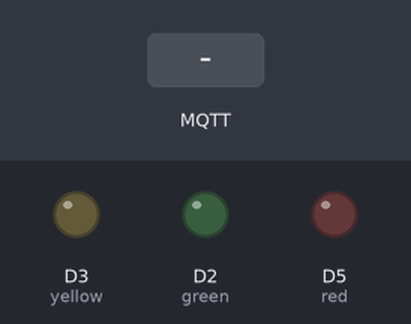
Recording of a sketch running on a simulated ESP8266 (Wemos D1 mini). On the bench: output pins drawn as LEDs (lit = HIGH). The test bench sets the inputs (shaded band). WiFi joins after 1.5 s; servers stay silent unless stated; no MQTT or app messages arrive unless stated; what the sketch prints to the serial monitor is not drawn.

Above: at 2.8 s.
2.9 s: MQTT message "test/magnet" arrives on the first subscribed topic
4.4 s: MQTT message "0" arrives on the first subscribed topic
5.9 s: MQTT message "on" arrives on the first subscribed topic
7.4 s: MQTT message "1" arrives on the second subscribed topic
At 8.2 s:
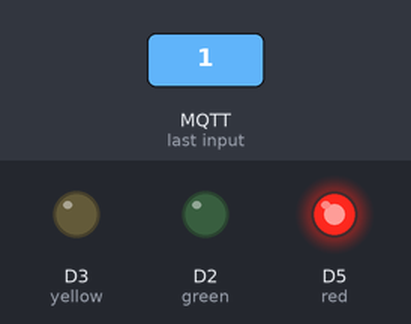
8.9 s: MQTT message "2" arrives on the second subscribed topic
At 10.0 s:
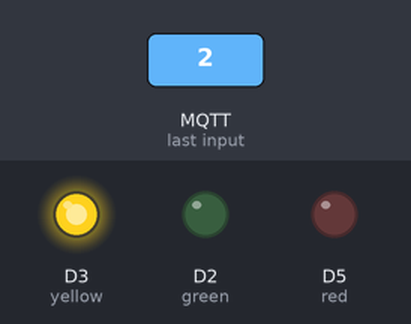
10.4 s: MQTT message "3" arrives on the second subscribed topic
At 11.6 s:
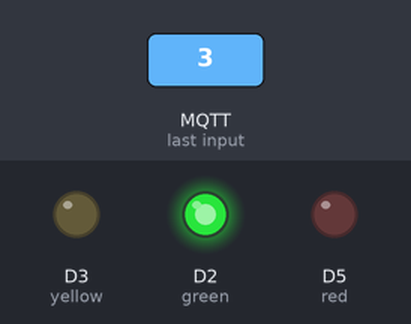
Timing chart, 0 to 12.9 s (numbered marks = the images above; inputs shaded):
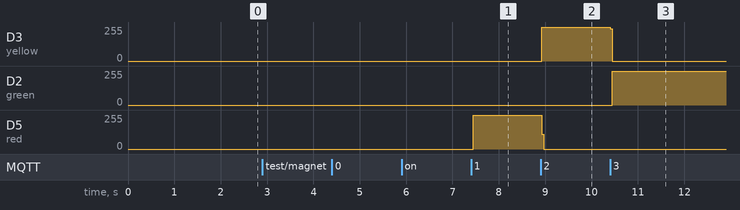

Measured:
- after the input at 7.4 s, D5 (red): 0/255 → 252/255 after 0.05 s
- after the input at 8.9 s, D3 (yellow): 0/255 → 253/255 at once; D5 (red): 252/255 → 0/255 at once
- after the input at 10.4 s, D3 (yellow): 253/255 → 0/255 at once; D2 (green): 0/255 → 254/255 after 0.05 s

The sketch:

LEDside.ino
```cpp
// the setup function runs once when you press reset or power the board

#include <ESP8266WiFi.h>
#include <WiFiClient.h>
#include <PubSubClient.h> //allows to connect to MQTT broker

// Set global vars.

bool statefive = 0;                       // Use this to 'flash' lights if state is 5 (too close).  It flips each time the function is called to turn lights off or on.
const char* ssid = "IOTCC";               // WiFi Name
const char* password = "IOTCC515";        // WiFi Password
const char* mqtt_server = "192.168.3.1";  // Raspberry Pi's (MQTT Broker) IP
const int mqttPort = 1883;                // default port
char magnet_status;                       // Variable to hold whether door is closed or open?
int state;                                // Store state (from ESPSensor)

// WiFi and MQQT Declarations
WiFiClient espClient;
PubSubClient client(espClient);

// Initialize light connections
int red = D5;     //Red
int yellow = D3;  //Yellow
int green = D2;   //Green


void callback(char* topic, byte* payload, unsigned int length) { // Called for MQQT messages on subscribed topics
  if (strcmp(topic,"test/magnet")==0)           // had to do strcmp because it's C++ :/
  {
    Serial.print("Message arrived in topic: "); // Which channel
    Serial.println(topic);
    Serial.print("Message:"); //prints the message from the channel
    magnet_status = (char) payload[0];  // Converts byte to char
    Serial.print(String(magnet_status)); // Debug print
    Serial.println();
    Serial.println("-----------------------"); //Seperates the messages
  }

  if (strcmp(topic,"test/status")==0)
  {
    Serial.print("Message arrived in topic: "); //Which channel
    Serial.println(topic);
    Serial.print("Message:"); //prints the message from the channel
    payload[length] = '\0'; // Make payload a string by NULL terminating it.
    state = atoi((char *)payload); // See https://forum.arduino.cc/index.php?topic=527341.msg3596866#msg3596866
    Serial.print(String(state));
    Serial.println();
    Serial.println("-----------------------"); //Seperates the messages
  }

}

void dostuff(int state){
  // state is red
  if (state == 1)
  {
  digitalWrite(red, LOW);
  digitalWrite(yellow, LOW);
  digitalWrite(green, LOW);
  digitalWrite(red, HIGH);   // turn the LED on (HIGH is the voltage level)
  }

  //state is yellow
  if (state == 2)
  {
  digitalWrite(red, LOW);
  digitalWrite(yellow, LOW);
  digitalWrite(green, LOW);
  digitalWrite(yellow, HIGH);
  }

  //state is green
  if (state == 3)
  {
  digitalWrite(red, LOW);
  digitalWrite(yellow, LOW);
  digitalWrite(green, LOW);
  digitalWrite(green,HIGH);
  }

  //state is off
  if (state == 0)
  {
  //// turn the LEDs off by making the voltage LOW
  digitalWrite(red, LOW);
  digitalWrite(yellow, LOW);
  digitalWrite(green, LOW);
  }

  if (state == 4) //Traffic Light Cycle
  {
      //Red
      digitalWrite(red, HIGH);     // red on
      delay(1000);                //wait
      digitalWrite(red, LOW);     //red off

      //Yellow
      digitalWrite(yellow, HIGH); //yellow on
      delay(1000);
      digitalWrite(yellow, LOW);  //yellow off

      //Green
      digitalWrite(green,HIGH);   //green on
      delay(1000);
      digitalWrite(green, LOW);
  }
    if (state ==5) //Traffic Light Backup
  {
      if (statefive==1){
          digitalWrite(red, HIGH);
          digitalWrite(yellow, HIGH);
          digitalWrite(green, HIGH);
          statefive=0;
          Serial.println("ON");
        } else if (statefive==0)
        {
          digitalWrite(red, LOW);
          digitalWrite(yellow, LOW);
          digitalWrite(green, LOW);
          statefive=1;
          Serial.println("OFF");
        }delay(200);
      }

  //Serial.print("Works");
}

void setup() {
  //Wifi stuff
  Serial.begin(115200);
  WiFi.begin(ssid, password);
  Serial.println("");

  // Wait for connection
  while (WiFi.status() != WL_CONNECTED)
  {
    delay(500); //5 second wait
    Serial.print(".");
  }

  //Show connection details
  Serial.println("");
  Serial.print("Connected to ");
  Serial.println(ssid);
  Serial.print("IP address: ");
  Serial.println(WiFi.localIP());

  // initialize digital pins as output
  pinMode(red, OUTPUT);
  pinMode(yellow, OUTPUT);
  pinMode(green, OUTPUT);

  //Turn off all LEDs initially
  digitalWrite(red, LOW);
  digitalWrite(yellow, LOW);
  digitalWrite(green, LOW);

  //MQTT Connection/Action
  client.setServer(mqtt_server, mqttPort);
  client.setCallback(callback);

  //MQTT Connection or Fail to Connect
  while (!client.connected()) {
   Serial.print("Attempting MQTT connection...");
   // Attempt to connect
   if (client.connect("ESP8266LED")){ //If connected to MQTT Server
    Serial.println("connected");
   }
   else { //if not connected to MQTT Server
    Serial.print("failed, rc=");
    Serial.print(client.state());
    Serial.println(" try again in 5 seconds");
    // Wait 5 seconds before retrying
    delay(5000);
    }
   }
  delay(100);
   //Subscribe to the magnet channel
     client.subscribe("test/magnet"); //listen for messages in the magnet channel
     client.subscribe("test/status"); //listen for messages in the status channel
}

void reconnect() {
 // Loop until we're reconnected
 while (!client.connected()) {
 Serial.print("Attempting MQTT connection...");
 // Attempt to connect
 if (client.connect("ESP8266LED")) {
  Serial.println("connected");
  // ... and subscribe to topic
  client.subscribe("test/magnet");
  client.subscribe("test/status");
 } else {
  Serial.print("failed, rc=");
  Serial.print(client.state());
  Serial.println(" try again in 5 seconds");
  // Wait 5 seconds before retrying
  delay(5000);
  }
 }
}

// the loop function runs over and over again forever
void loop() {
  // Check if dropped and reconnect
  if (!client.connected()) {
    reconnect();
  }

  // Read global magnet_status
  if (magnet_status=='c')
  {
    Serial.println("IT'S CLOSED");
    dostuff(0);       // Turn LED's off
  }
  if (magnet_status=='o')
  {
    Serial.println("IT'S OPEN");
    dostuff(state);   // Send latest state to LED's
  }
  client.loop();
}


//Reference: https://www.arduino.cc/en/Tutorial-0007/BlinkingLED
//Wifi Reference: http://cyaninfinite.com/tutorials/getting-started-with-the-wemos-d1-esp8266-wifi-board/#Running-a-Simple-Web-Server
//Read HTTP:  https://www.esp8266.com/viewtopic.php?f=32&t=6463
//https://techtutorialsx.com/2016/07/17/esp8266-http-get-requests/
```
